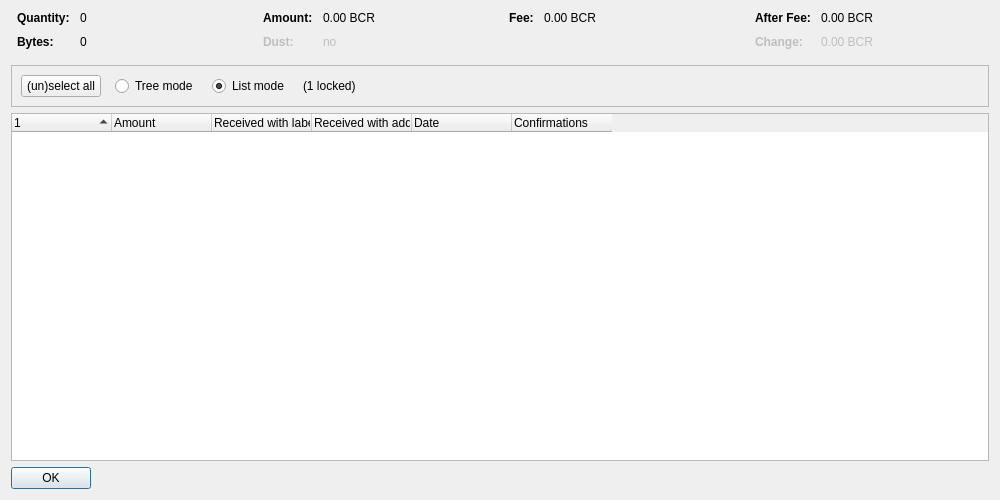
<?xml version="1.0" encoding="UTF-8"?>
<ui version="4.0">
 <class>CoinControlDialog</class>
 <widget class="QDialog" name="CoinControlDialog">
  <property name="geometry">
   <rect>
    <x>0</x>
    <y>0</y>
    <width>1000</width>
    <height>500</height>
   </rect>
  </property>
  <property name="windowTitle">
   <string>Coin Selection</string>
  </property>
  <layout class="QVBoxLayout" name="verticalLayout">
   <item>
    <layout class="QHBoxLayout" name="horizontalLayoutTop" stretch="0,0,0,0">
     <property name="topMargin">
      <number>0</number>
     </property>
     <property name="bottomMargin">
      <number>10</number>
     </property>
     <item>
      <layout class="QFormLayout" name="formLayoutCoinControl1">
       <property name="horizontalSpacing">
        <number>10</number>
       </property>
       <property name="verticalSpacing">
        <number>10</number>
       </property>
       <property name="leftMargin">
        <number>6</number>
       </property>
       <property name="rightMargin">
        <number>6</number>
       </property>
       <item row="0" column="0">
        <widget class="QLabel" name="labelCoinControlQuantityText">
         <property name="font">
          <font>
           <weight>75</weight>
           <bold>true</bold>
          </font>
         </property>
         <property name="text">
          <string>Quantity:</string>
         </property>
        </widget>
       </item>
       <item row="0" column="1">
        <widget class="QLabel" name="labelCoinControlQuantity">
         <property name="cursor">
          <cursorShape>IBeamCursor</cursorShape>
         </property>
         <property name="contextMenuPolicy">
          <enum>Qt::ActionsContextMenu</enum>
         </property>
         <property name="text">
          <string notr="true">0</string>
         </property>
         <property name="textInteractionFlags">
          <set>Qt::LinksAccessibleByMouse|Qt::TextSelectableByKeyboard|Qt::TextSelectableByMouse</set>
         </property>
        </widget>
       </item>
       <item row="1" column="0">
        <widget class="QLabel" name="labelCoinControlBytesText">
         <property name="font">
          <font>
           <weight>75</weight>
           <bold>true</bold>
          </font>
         </property>
         <property name="text">
          <string>Bytes:</string>
         </property>
        </widget>
       </item>
       <item row="1" column="1">
        <widget class="QLabel" name="labelCoinControlBytes">
         <property name="cursor">
          <cursorShape>IBeamCursor</cursorShape>
         </property>
         <property name="contextMenuPolicy">
          <enum>Qt::ActionsContextMenu</enum>
         </property>
         <property name="text">
          <string notr="true">0</string>
         </property>
         <property name="textInteractionFlags">
          <set>Qt::LinksAccessibleByMouse|Qt::TextSelectableByKeyboard|Qt::TextSelectableByMouse</set>
         </property>
        </widget>
       </item>
      </layout>
     </item>
     <item>
      <layout class="QFormLayout" name="formLayoutCoinControl2">
       <property name="horizontalSpacing">
        <number>10</number>
       </property>
       <property name="verticalSpacing">
        <number>10</number>
       </property>
       <property name="leftMargin">
        <number>6</number>
       </property>
       <property name="rightMargin">
        <number>6</number>
       </property>
       <item row="0" column="0">
        <widget class="QLabel" name="labelCoinControlAmountText">
         <property name="font">
          <font>
           <weight>75</weight>
           <bold>true</bold>
          </font>
         </property>
         <property name="text">
          <string>Amount:</string>
         </property>
        </widget>
       </item>
       <item row="0" column="1">
        <widget class="QLabel" name="labelCoinControlAmount">
         <property name="cursor">
          <cursorShape>IBeamCursor</cursorShape>
         </property>
         <property name="contextMenuPolicy">
          <enum>Qt::ActionsContextMenu</enum>
         </property>
         <property name="text">
          <string notr="true">0.00 BCR</string>
         </property>
         <property name="textInteractionFlags">
          <set>Qt::LinksAccessibleByMouse|Qt::TextSelectableByKeyboard|Qt::TextSelectableByMouse</set>
         </property>
        </widget>
       </item>
       <item row="1" column="0">
        <widget class="QLabel" name="labelCoinControlLowOutputText">
         <property name="enabled">
          <bool>false</bool>
         </property>
         <property name="font">
          <font>
           <weight>75</weight>
           <bold>true</bold>
          </font>
         </property>
         <property name="text">
          <string>Dust:</string>
         </property>
        </widget>
       </item>
       <item row="1" column="1">
        <widget class="QLabel" name="labelCoinControlLowOutput">
         <property name="enabled">
          <bool>false</bool>
         </property>
         <property name="cursor">
          <cursorShape>IBeamCursor</cursorShape>
         </property>
         <property name="contextMenuPolicy">
          <enum>Qt::ActionsContextMenu</enum>
         </property>
         <property name="text">
          <string notr="true">no</string>
         </property>
         <property name="textInteractionFlags">
          <set>Qt::LinksAccessibleByMouse|Qt::TextSelectableByKeyboard|Qt::TextSelectableByMouse</set>
         </property>
        </widget>
       </item>
      </layout>
     </item>
     <item>
      <layout class="QFormLayout" name="formLayoutCoinControl3">
       <property name="horizontalSpacing">
        <number>10</number>
       </property>
       <property name="verticalSpacing">
        <number>10</number>
       </property>
       <property name="leftMargin">
        <number>6</number>
       </property>
       <property name="rightMargin">
        <number>6</number>
       </property>
       <item row="0" column="0">
        <widget class="QLabel" name="labelCoinControlFeeText">
         <property name="font">
          <font>
           <weight>75</weight>
           <bold>true</bold>
          </font>
         </property>
         <property name="text">
          <string>Fee:</string>
         </property>
        </widget>
       </item>
       <item row="0" column="1">
        <widget class="QLabel" name="labelCoinControlFee">
         <property name="cursor">
          <cursorShape>IBeamCursor</cursorShape>
         </property>
         <property name="contextMenuPolicy">
          <enum>Qt::ActionsContextMenu</enum>
         </property>
         <property name="text">
          <string notr="true">0.00 BCR</string>
         </property>
         <property name="textInteractionFlags">
          <set>Qt::LinksAccessibleByMouse|Qt::TextSelectableByKeyboard|Qt::TextSelectableByMouse</set>
         </property>
        </widget>
       </item>
      </layout>
     </item>
     <item>
      <layout class="QFormLayout" name="formLayoutCoinControl4">
       <property name="horizontalSpacing">
        <number>10</number>
       </property>
       <property name="verticalSpacing">
        <number>10</number>
       </property>
       <property name="leftMargin">
        <number>6</number>
       </property>
       <property name="rightMargin">
        <number>6</number>
       </property>
       <item row="0" column="0">
        <widget class="QLabel" name="labelCoinControlAfterFeeText">
         <property name="font">
          <font>
           <weight>75</weight>
           <bold>true</bold>
          </font>
         </property>
         <property name="text">
          <string>After Fee:</string>
         </property>
        </widget>
       </item>
       <item row="0" column="1">
        <widget class="QLabel" name="labelCoinControlAfterFee">
         <property name="cursor">
          <cursorShape>IBeamCursor</cursorShape>
         </property>
         <property name="contextMenuPolicy">
          <enum>Qt::ActionsContextMenu</enum>
         </property>
         <property name="text">
          <string notr="true">0.00 BCR</string>
         </property>
         <property name="textInteractionFlags">
          <set>Qt::LinksAccessibleByMouse|Qt::TextSelectableByKeyboard|Qt::TextSelectableByMouse</set>
         </property>
        </widget>
       </item>
       <item row="1" column="0">
        <widget class="QLabel" name="labelCoinControlChangeText">
         <property name="enabled">
          <bool>false</bool>
         </property>
         <property name="font">
          <font>
           <weight>75</weight>
           <bold>true</bold>
          </font>
         </property>
         <property name="text">
          <string>Change:</string>
         </property>
        </widget>
       </item>
       <item row="1" column="1">
        <widget class="QLabel" name="labelCoinControlChange">
         <property name="enabled">
          <bool>false</bool>
         </property>
         <property name="cursor">
          <cursorShape>IBeamCursor</cursorShape>
         </property>
         <property name="contextMenuPolicy">
          <enum>Qt::ActionsContextMenu</enum>
         </property>
         <property name="text">
          <string notr="true">0.00 BCR</string>
         </property>
         <property name="textInteractionFlags">
          <set>Qt::LinksAccessibleByMouse|Qt::TextSelectableByKeyboard|Qt::TextSelectableByMouse</set>
         </property>
        </widget>
       </item>
      </layout>
     </item>
    </layout>
   </item>
   <item>
    <widget class="QFrame" name="frame">
     <property name="minimumSize">
      <size>
       <width>0</width>
       <height>40</height>
      </size>
     </property>
     <property name="frameShape">
      <enum>QFrame::StyledPanel</enum>
     </property>
     <property name="frameShadow">
      <enum>QFrame::Sunken</enum>
     </property>
     <layout class="QHBoxLayout" name="horizontalLayout">
      <item>
       <layout class="QHBoxLayout" name="horizontalLayoutPanel" stretch="0,0,0,0,0">
        <property name="spacing">
         <number>14</number>
        </property>
        <item>
         <widget class="QPushButton" name="pushButtonSelectAll">
          <property name="sizePolicy">
           <sizepolicy hsizetype="Maximum" vsizetype="Fixed">
            <horstretch>0</horstretch>
            <verstretch>0</verstretch>
           </sizepolicy>
          </property>
          <property name="text">
           <string>(un)select all</string>
          </property>
          <property name="autoDefault">
           <bool>false</bool>
          </property>
         </widget>
        </item>
        <item>
         <widget class="QRadioButton" name="radioTreeMode">
          <property name="sizePolicy">
           <sizepolicy hsizetype="Maximum" vsizetype="Fixed">
            <horstretch>0</horstretch>
            <verstretch>0</verstretch>
           </sizepolicy>
          </property>
          <property name="text">
           <string>Tree mode</string>
          </property>
         </widget>
        </item>
        <item>
         <widget class="QRadioButton" name="radioListMode">
          <property name="sizePolicy">
           <sizepolicy hsizetype="Maximum" vsizetype="Fixed">
            <horstretch>0</horstretch>
            <verstretch>0</verstretch>
           </sizepolicy>
          </property>
          <property name="text">
           <string>List mode</string>
          </property>
          <property name="checked">
           <bool>true</bool>
          </property>
         </widget>
        </item>
        <item>
         <widget class="QLabel" name="labelLocked">
          <property name="text">
           <string notr="true">(1 locked)</string>
          </property>
         </widget>
        </item>
        <item>
         <spacer name="horizontalSpacer">
          <property name="orientation">
           <enum>Qt::Horizontal</enum>
          </property>
          <property name="sizeHint" stdset="0">
           <size>
            <width>40</width>
            <height>20</height>
           </size>
          </property>
         </spacer>
        </item>
       </layout>
      </item>
     </layout>
    </widget>
   </item>
   <item>
    <widget class="CoinControlTreeWidget" name="treeWidget">
     <property name="contextMenuPolicy">
      <enum>Qt::CustomContextMenu</enum>
     </property>
     <property name="sortingEnabled">
      <bool>false</bool>
     </property>
     <property name="columnCount">
      <number>6</number>
     </property>
     <attribute name="headerShowSortIndicator" stdset="0">
      <bool>true</bool>
     </attribute>
     <attribute name="headerStretchLastSection">
      <bool>false</bool>
     </attribute>
     <column>
      <property name="text">
       <string/>
      </property>
     </column>
     <column>
      <property name="text">
       <string>Amount</string>
      </property>
     </column>
     <column>
      <property name="text">
       <string>Received with label</string>
      </property>
     </column>
     <column>
      <property name="text">
       <string>Received with address</string>
      </property>
     </column>
     <column>
      <property name="text">
       <string>Date</string>
      </property>
     </column>
     <column>
      <property name="text">
       <string>Confirmations</string>
      </property>
      <property name="toolTip">
       <string>Confirmed</string>
      </property>
     </column>
     <column>
      <property name="text">
       <string/>
      </property>
     </column>
     <column>
      <property name="text">
       <string/>
      </property>
     </column>
     <column>
      <property name="text">
       <string/>
      </property>
     </column>
     <column>
      <property name="text">
       <string/>
      </property>
     </column>
    </widget>
   </item>
   <item>
    <widget class="QDialogButtonBox" name="buttonBox">
     <property name="sizePolicy">
      <sizepolicy hsizetype="Maximum" vsizetype="Fixed">
       <horstretch>0</horstretch>
       <verstretch>0</verstretch>
      </sizepolicy>
     </property>
     <property name="orientation">
      <enum>Qt::Horizontal</enum>
     </property>
     <property name="standardButtons">
      <set>QDialogButtonBox::Ok</set>
     </property>
    </widget>
   </item>
  </layout>
 </widget>
 <customwidgets>
  <customwidget>
   <class>CoinControlTreeWidget</class>
   <extends>QTreeWidget</extends>
   <header>qt/coincontroltreewidget.h</header>
  </customwidget>
 </customwidgets>
 <resources/>
 <connections/>
</ui>
